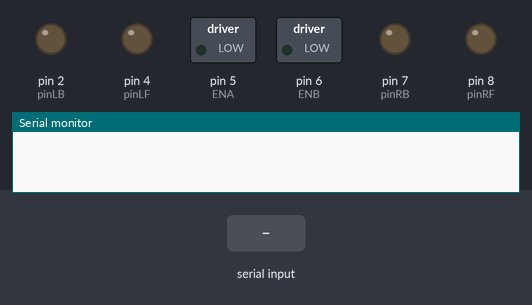
Recording of a sketch running on a simulated Arduino Uno, built with avr-gcc and run on an emulated ATmega328P. On the bench: switched loads named in the sketch (green lamp = pin HIGH), output pins drawn as LEDs (lit = HIGH), the last lines printed to the serial monitor. Inputs (shaded band) come from the test bench.

Above: at 1.2 s.
1.3 s: "U" received over Serial
At 2.5 s:
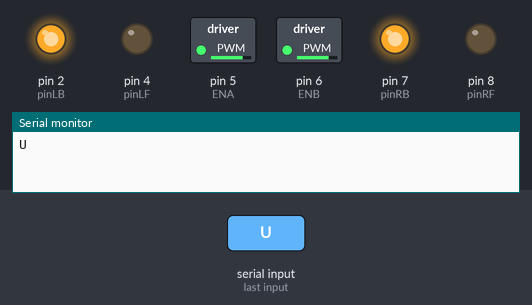
2.8 s: "D" received over Serial
At 3.8 s:
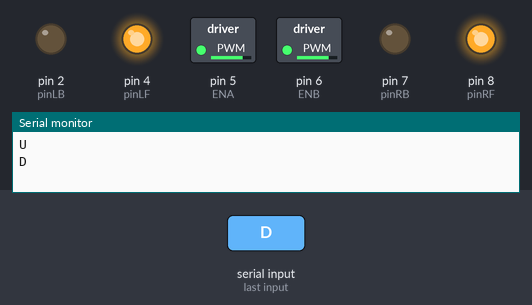
4.3 s: "L" received over Serial
At 5.0 s:
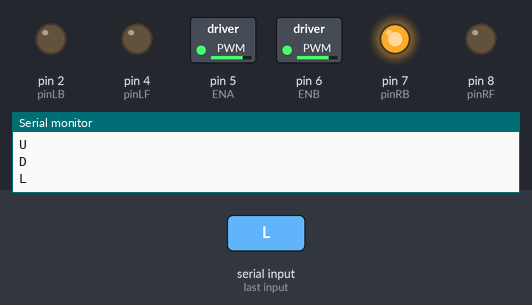
5.8 s: "R" received over Serial
At 6.1 s:
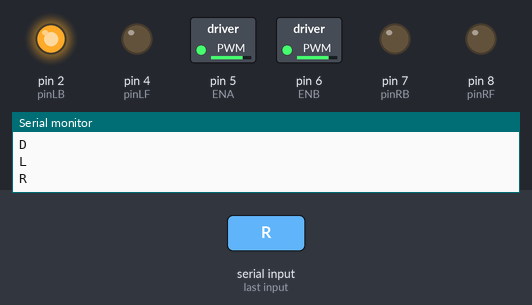
7.3 s: "A" received over Serial
At 8.4 s:
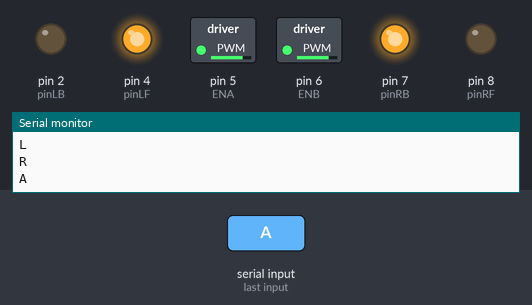
8.8 s: "B" received over Serial
At 9.6 s:
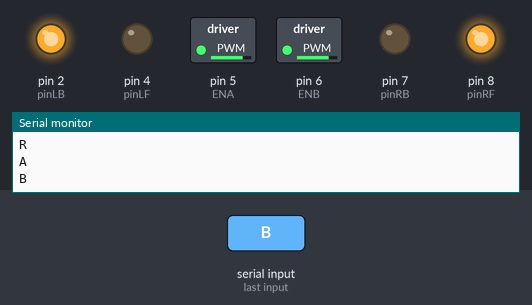
Timing chart, 0 to 11.3 s (numbered marks = the images above; inputs shaded):
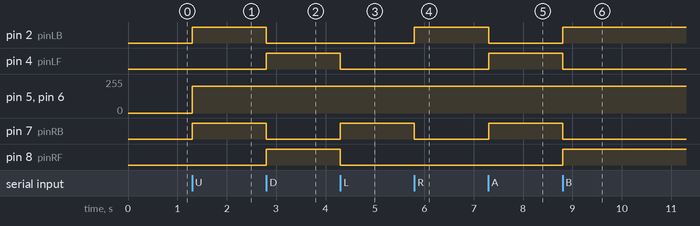

The sketch:

Test_2_APP_Control_Robot_Tank.ino
```cpp
#define ENA  5              //pin of controlling speed---- ENA of motor driver board
#define ENB  6              //pin of controlling speed---- ENB of motor driver board
int pinLB=2;              //pin of controlling turning---- IN1 of motor driver board
int pinLF=4;             //pin of controlling turning---- IN2 of motor driver board
int pinRB=7;            //pin of controlling turning---- IN3 of motor driver board
int pinRF=8;            //pin of controlling turning---- IN4 of motor driver board
char bluetooth_data;


void setup(){
  Serial.begin(9600);
  pinMode(ENA,OUTPUT);    // pin 5(PWM)
  pinMode(ENB,OUTPUT);    // pin 6(PWM)
  pinMode(pinLB,OUTPUT);  // pin 2
  pinMode(pinLF,OUTPUT);  // pin 4
  pinMode(pinRB,OUTPUT);  // pin 7
  pinMode(pinRF,OUTPUT);  // pin 8
}

void loop(){
  if (Serial.available())
  {
  bluetooth_data = Serial.read();
  Serial.println(bluetooth_data);
  switch (bluetooth_data) {
   case 'U':
    advance();
    Set_Speed(200);
    break;
   case 'D':
    back();
    Set_Speed(200);
    break;
   case 'L':
    turnLeft();
    Set_Speed(200);
    break;
   case 'R':
    turnRight();
    Set_Speed(200);
    break;
   case 'A':
    turnL();
    Set_Speed(200);
    break;
   case 'B':
    turnR();
    Set_Speed(200);
    break;
   case 'S':
    stopp();
    break;
    }
  }
}
void Set_Speed(unsigned char pwm) //function of setting speed
{
  analogWrite(ENA,pwm);
  analogWrite(ENB,pwm);
}

void advance()    //  going forward
{
     digitalWrite(pinRB,HIGH);
     digitalWrite(pinRF,LOW);
     digitalWrite(pinLB,HIGH);
     digitalWrite(pinLF,LOW);
}
void back()         //back up
{
     digitalWrite(pinRB,LOW);
     digitalWrite(pinRF,HIGH);
     digitalWrite(pinLB,LOW);
     digitalWrite(pinLF,HIGH);
}
void turnRight()         //turn right
{
     digitalWrite(pinRB,LOW);
     digitalWrite(pinRF,LOW);
     digitalWrite(pinLB,HIGH);
     digitalWrite(pinLF,LOW);
}
void turnLeft()        //turn left
{
     digitalWrite(pinRB,HIGH);
     digitalWrite(pinRF,LOW);
     digitalWrite(pinLB,LOW);
     digitalWrite(pinLF,LOW);
}
void turnR()         //turn right in place
{
     digitalWrite(pinRB,LOW);
     digitalWrite(pinRF,HIGH);
     digitalWrite(pinLB,HIGH);
     digitalWrite(pinLF,LOW);
}
void turnL()        //turn left in place
{
     digitalWrite(pinRB,HIGH);
     digitalWrite(pinRF,LOW );
     digitalWrite(pinLB,LOW);
     digitalWrite(pinLF,HIGH);
}
void stopp()        //stop
{
     digitalWrite(pinRB,LOW);
     digitalWrite(pinRF,LOW);
     digitalWrite(pinLB,LOW);
     digitalWrite(pinLF,LOW);
}
```

Measured:
- after the input at 1.3 s, pin 2 (pinLB), pin 7 (pinRB): LOW → HIGH at once; pin 5 (ENA), pin 6 (ENB): 0/255 → 200/255 at once
- after the input at 2.8 s, pin 2 (pinLB), pin 7 (pinRB): HIGH → LOW at once; pin 4 (pinLF), pin 8 (pinRF): LOW → HIGH at once
- after the input at 4.3 s, pin 4 (pinLF), pin 8 (pinRF): HIGH → LOW at once; pin 7 (pinRB): LOW → HIGH at once
- after the input at 5.8 s, pin 2 (pinLB): LOW → HIGH at once; pin 7 (pinRB): HIGH → LOW at once
- after the input at 7.3 s, pin 2 (pinLB): HIGH → LOW at once; pin 4 (pinLF), pin 7 (pinRB): LOW → HIGH at once
- after the input at 8.8 s, pin 2 (pinLB), pin 8 (pinRF): LOW → HIGH at once; pin 4 (pinLF), pin 7 (pinRB): HIGH → LOW at once
